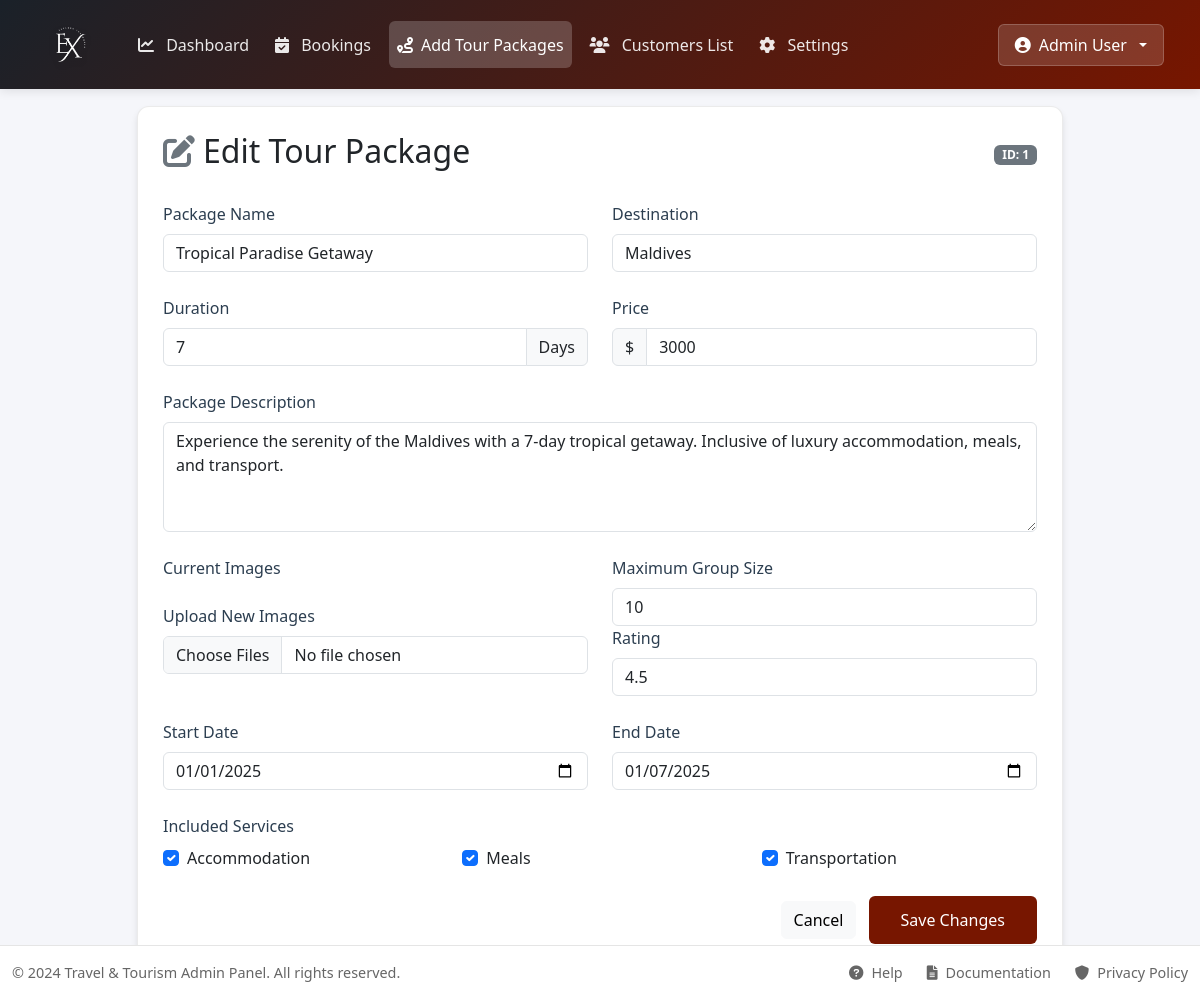
Screenshot of /edit_tour/1 (signed in) with the database file from the repository.
### app/models.py (models this page shows)
class TourPackage(models.Model):
    package_name = models.CharField(max_length=255)  # Package Name
    destination = models.CharField(max_length=255)  # Destination
    duration_days = models.PositiveIntegerField()  # Duration in days
    price = models.PositiveIntegerField()  # Price
    rating = models.FloatField()  # Rating
    description = models.TextField()  # Description
    image = models.FileField()
    max_capacity = models.PositiveIntegerField()  # Maximum Capacity
    start_date = models.DateField()  # Start Date
    end_date = models.DateField()  # End Date
    accommodation = models.BooleanField(default=False)  # Accommodation
    meals = models.BooleanField(default=False)  # Meals
    transport = models.BooleanField(default=False)  # Transport

### app/views.py (the view)
# urls.py: path('edit_tour/<id>',views.edit_tour),
def edit_tour(req,id):
    if 'admin' in req.session:  # Check if admin is logged in
        try:
            packages = TourPackage.objects.get(id=id)
        except TourPackage.DoesNotExist:
            return redirect(edit_tour)
        if req.method == 'POST':
            packages.package_name = req.POST.get('package_name')
            packages.destination = req.POST.get('destination')
            packages.duration_days = req.POST.get('duration_days')
            packages.price = req.POST.get('price')
            packages.rating = req.POST.get('rating')
            packages.description = req.POST.get('description')
            packages.max_capacity = req.POST.get('max_capacity')
            packages.start_date = req.POST.get('start_date')
            packages.end_date = req.POST.get('end_date')
            packages.accommodation = req.POST.get('accommodation') == 'on'
            packages.meals = req.POST.get('meals') == 'on'
            packages.transport = req.POST.get('transport') == 'on'
            if 'img' in req.FILES:
                packages.img = req.FILES['img']
            packages.save()
            return redirect(admin_home)  # Redirect to product list or desired page
        else:
            return render(req, 'admin/edit_tours.html', {'packages': packages})
    else:
        return redirect(log)  # Redirect to login if not an admin

### templates/admin/edit_tours.html (shortened to what this page needs)
<!DOCTYPE html>
<html lang="en">
<head>
    <link href="https://cdn.jsdelivr.net/npm/bootstrap@5.3.0/dist/css/bootstrap.min.css" rel="stylesheet">
    <link href="https://cdnjs.cloudflare.com/ajax/libs/font-awesome/6.0.0/css/all.min.css" rel="stylesheet">
    {% load static %}
    <link href="{% static 'css/admin/tours.css' %}" rel="stylesheet">
</head>
<body>
    <nav class="navbar navbar-expand-lg fixed-top">
        <div class="container-fluid">
            <div class="logo me-4">
                <div class="logo">
                    <img src="{% static 'images/logo31.png' %}" alt="Company Logo">
                </div>
            </div>
            <div class="collapse navbar-collapse" id="navbarNav">
                <ul class="navbar-nav me-auto mb-2 mb-lg-0">
                    <li class="nav-item">
                        <a class="nav-link" href="../admin_home"><i class="fas fa-chart-line"></i> Dashboard</a>
                    </li>
                    <li class="nav-item">
                        <a class="nav-link" href="#"><i class="fas fa-calendar-check"></i> Bookings</a>
                    </li>
                    <li class="nav-item">
                        <a class="nav-link active" href="../tours"><i class="fas fa-route"></i>Add Tour Packages</a>
                    </li>
                    <li class="nav-item">
                        <a class="nav-link" href="../customer"><i class="fas fa-users"></i> Customers List</a>
                    </li>
                    <li class="nav-item">
                        <a class="nav-link" href="#"><i class="fas fa-cog"></i> Settings</a>
                    </li>
                </ul>
                <div class="user-dropdown dropdown">
                    <button class="btn dropdown-toggle" type="button" id="userDropdown" data-bs-toggle="dropdown">
                        <i class="fas fa-user-circle"></i>
                        Admin User
                    </button>
                </div>
            </div>
        </div>
    </nav>
    <div class="container">
        <div class="row justify-content-center">
            <div class="col-lg-10">
                <div class="form-container">
                    <div class="d-flex justify-content-between align-items-center mb-4">
                        <h2><i class="fas fa-edit text-secondary me-2"></i>Edit Tour Package</h2>
                        <span class="badge bg-secondary">ID: {{ packages.id }}</span>
                    </div>
                    <form action="" method="POST" enctype="multipart/form-data">
                        <div class="row mb-4">
                            <div class="col-md-6">
                                <label class="form-label">Package Name</label>
                                <input type="text" class="form-control" name="package_name" value="{{ packages.package_name }}" required>
                            </div>
                            <div class="col-md-6">
                                <label class="form-label">Destination</label>
                                <input type="text" class="form-control" name="destination" value="{{ packages.destination }}" required>
                            </div>
                        </div>
                        <div class="row mb-4">
                            <div class="col-md-6">
                                <label class="form-label">Duration</label>
                                <div class="input-group">
                                    <input type="number" class="form-control" name="duration_days" value="{{ packages.duration_days }}" required>
                                    <span class="input-group-text">Days</span>
                                </div>
                            </div>
                            <div class="col-md-6">
                                <label class="form-label">Price</label>
                                <div class="input-group">
                                    <span class="input-group-text">$</span>
                                    <input type="number" class="form-control" name="price" value="{{ packages.price }}" required>
                                </div>
                            </div>
                        </div>
                        <div class="mb-4">
                            <label class="form-label">Package Description</label>
                            <textarea class="form-control" rows="4" name="description" required>{{ packages.description }}</textarea>
                        </div>
                        <div class="row mb-4">
                            <div class="col-md-6">
                                <label class="form-label">Current Images</label>
                                <label class="form-label">Upload New Images</label>
                                <input type="file" class="form-control" name="image" multiple accept="image/*">
                            </div>
                            <div class="col-md-6">
                                <label class="form-label">Maximum Group Size</label>
                                <input type="number" class="form-control" name="max_capacity" value="{{ packages.max_capacity }}" required>
                                <label class="form-label">Rating</label>
                                <input type="number" step="0.1" min="0" class="form-control" name="rating" value="{{ packages.rating }}">
                            </div>
                        </div>
                        <div class="row mb-4">
                            <div class="col-md-6">
                                <label class="form-label">Start Date</label>
                                <input type="date" name="start_date" class="form-control" value="{{ packages.start_date|date:'Y-m-d' }}" required>
                            </div>
                            <div class="col-md-6">
                                <label class="form-label">End Date</label>
                                <input type="date" name="end_date" class="form-control" value="{{ packages.end_date|date:'Y-m-d' }}" required>
                            </div>
                        </div>
                        <div class="mb-4">
                            <label class="form-label">Included Services</label>
                            <div class="row">
                                <div class="col-md-4">
                                    <div class="form-check">
                                        <input class="form-check-input" name="accommodation" type="checkbox" id="accommodation" {% if packages.accommodation %}checked{% endif %}>
                                        <label class="form-check-label" for="accommodation">Accommodation</label>
                                    </div>
                                </div>
                                <div class="col-md-4">
                                    <div class="form-check">
                                        <input class="form-check-input" name="meals" type="checkbox" id="meals" {% if packages.meals %}checked{% endif %}>
                                        <label class="form-check-label" for="meals">Meals</label>
                                    </div>
                                </div>
                                <div class="col-md-4">
                                    <div class="form-check">
                                        <input class="form-check-input" name="transport" type="checkbox" id="transport" {% if packages.transport %}checked{% endif %}>
                                        <label class="form-check-label" for="transport">Transportation</label>
                                    </div>
                                </div>
                            </div>
                        </div>
                        <div class="text-end">
                            <button type="button" class="btn btn-light me-2" onclick="window.location.href='../tours'">Cancel</button>
                            <button type="submit" class="btn btn-primary">Save Changes</button>
                        </div>
                    </form>
                </div>
            </div>
        </div>
    </div>
    <footer class="admin-footer fixed-bottom ">
        <div class="container-fluid">
            <div class="row align-items-center">
                <div class="col-md-6">
                    <div class="footer-copyright">
                        <p>© 2024 Travel & Tourism Admin Panel. All rights reserved.</p>
                    </div>
                </div>
                <div class="col-md-6">
                    <div class="footer-links">
                        <a href="#"><i class="fas fa-question-circle"></i> Help</a>
                        <a href="#"><i class="fas fa-file-alt"></i> Documentation</a>
                        <a href="#"><i class="fas fa-shield-alt"></i> Privacy Policy</a>
                    </div>
                </div>
            </div>
        </div>
    </footer>
</body>
</html>

### static/css/admin/tours.css (style rules this page uses)
:root { --primary-color: #1a2129; --secondary-color: #771600; --accent-color: #e74c3c; --background-light: #f8f9fa; --text-dark: #2c3e50; --card-shadow: 0 4px 6px rgba(0, 0, 0, 0.1); }
body { background-color: #f5f6fa; font-family: 'Segoe UI', system-ui, -apple-system, sans-serif; padding-top: 76px; }
.navbar { background: linear-gradient(135deg, var(--primary-color), var(--secondary-color)); padding: 0.75rem 1.5rem; box-shadow: 0 2px 10px rgba(0,0,0,0.1); }
.logo img { max-height: 65px; width: auto; object-fit: contain; filter: drop-shadow(0 2px 4px rgba(0,0,0,0.2)); }
.navbar-nav .nav-link { color: rgba(255, 255, 255, 0.9) !important; font-weight: 500; padding: 0.7rem 1.2rem; border-radius: 6px; margin: 0 5px; transition: all 0.3s ease; }
.navbar-nav .nav-link.active { background-color: rgba(255, 255, 255, 0.2); color: #fff !important; }
.navbar-nav .nav-link i { margin-right: 8px; }
.user-dropdown .btn { background: rgba(255, 255, 255, 0.15); border: 1px solid rgba(255, 255, 255, 0.2); padding: 0.5rem 1rem; color: white; font-weight: 500; border-radius: 6px; display: flex; align-items: center; gap: 8px; }
.form-container { background: white; border-radius: 12px; padding: 25px; margin: 30px auto; box-shadow: var(--card-shadow); border: 1px solid rgba(0,0,0,0.08); }
.form-label { color: var(--text-dark); font-weight: 500; margin-bottom: 8px; }
.btn-primary { background-color: var(--secondary-color); border: none; padding: 0.75rem 2rem; font-weight: 500; border-radius: 6px; transition: all 0.3s ease; }
.admin-footer { background: white; padding: 1rem 0; margin-top: 2rem; border-top: 1px solid rgba(0,0,0,0.1); font-size: 0.9rem; }
.footer-copyright p { color: #666; margin: 0; }
.footer-links { display: flex; justify-content: flex-end; gap: 1.5rem; }
.footer-links a { color: #666; text-decoration: none; display: flex; align-items: center; gap: 0.5rem; transition: color 0.3s ease; }

### templates/admin/edit_tours.html (style rules this page uses)
.admin-footer { background: white; padding: 1rem 0; margin-top: 2rem; border-top: 1px solid rgba(0,0,0,0.1); font-size: 0.9rem; }
.footer-copyright p { color: #666; margin: 0; }
.footer-links { display: flex; justify-content: flex-end; gap: 1.5rem; }
.footer-links a { color: #666; text-decoration: none; display: flex; align-items: center; gap: 0.5rem; transition: color 0.3s ease; }

### rows the page displays
TourPackage: id "1", package_name "Tropical Paradise Getaway", destination "Maldives", duration_days "7", price "3000", description "Experience the serenity of the Maldives with a 7-day tropical getaway. Inclusive of luxury accommodation, meals, and transport.", max_capacity "10", rating "4.5", start_date "01/01/2025", end_date "01/07/2025", accommodation "☑", meals "☑", transport "☑"
